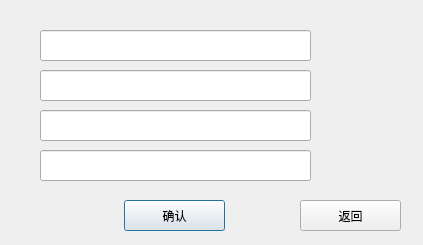
<?xml version="1.0" encoding="UTF-8"?>
<ui version="4.0">
 <class>Register</class>
 <widget class="QDialog" name="Register">
  <property name="geometry">
   <rect>
    <x>0</x>
    <y>0</y>
    <width>423</width>
    <height>245</height>
   </rect>
  </property>
  <property name="focusPolicy">
   <enum>Qt::StrongFocus</enum>
  </property>
  <property name="windowTitle">
   <string>Dialog</string>
  </property>
  <widget class="QLineEdit" name="lineEdit">
   <property name="geometry">
    <rect>
     <x>40</x>
     <y>30</y>
     <width>271</width>
     <height>31</height>
    </rect>
   </property>
   <property name="focusPolicy">
    <enum>Qt::StrongFocus</enum>
   </property>
   <property name="styleSheet">
    <string notr="true">font: 12pt &quot;华文中宋&quot;;</string>
   </property>
  </widget>
  <widget class="QLineEdit" name="lineEdit_2">
   <property name="geometry">
    <rect>
     <x>40</x>
     <y>70</y>
     <width>271</width>
     <height>31</height>
    </rect>
   </property>
   <property name="focusPolicy">
    <enum>Qt::StrongFocus</enum>
   </property>
   <property name="styleSheet">
    <string notr="true">font: 12pt &quot;华文中宋&quot;;</string>
   </property>
  </widget>
  <widget class="QLineEdit" name="lineEdit_3">
   <property name="geometry">
    <rect>
     <x>40</x>
     <y>110</y>
     <width>271</width>
     <height>31</height>
    </rect>
   </property>
   <property name="focusPolicy">
    <enum>Qt::StrongFocus</enum>
   </property>
   <property name="styleSheet">
    <string notr="true">font: 12pt &quot;华文中宋&quot;;</string>
   </property>
  </widget>
  <widget class="QLineEdit" name="lineEdit_4">
   <property name="geometry">
    <rect>
     <x>40</x>
     <y>150</y>
     <width>271</width>
     <height>31</height>
    </rect>
   </property>
   <property name="focusPolicy">
    <enum>Qt::StrongFocus</enum>
   </property>
   <property name="styleSheet">
    <string notr="true">font: 12pt &quot;华文中宋&quot;;</string>
   </property>
  </widget>
  <widget class="QPushButton" name="pushButton">
   <property name="geometry">
    <rect>
     <x>124</x>
     <y>200</y>
     <width>101</width>
     <height>31</height>
    </rect>
   </property>
   <property name="styleSheet">
    <string notr="true">font: 12pt &quot;华文中宋&quot;;</string>
   </property>
   <property name="text">
    <string>确认</string>
   </property>
  </widget>
  <widget class="QPushButton" name="pushButton_2">
   <property name="geometry">
    <rect>
     <x>300</x>
     <y>200</y>
     <width>101</width>
     <height>31</height>
    </rect>
   </property>
   <property name="styleSheet">
    <string notr="true">font: 12pt &quot;华文中宋&quot;;</string>
   </property>
   <property name="text">
    <string>返回</string>
   </property>
  </widget>
 </widget>
 <resources/>
 <connections/>
</ui>
